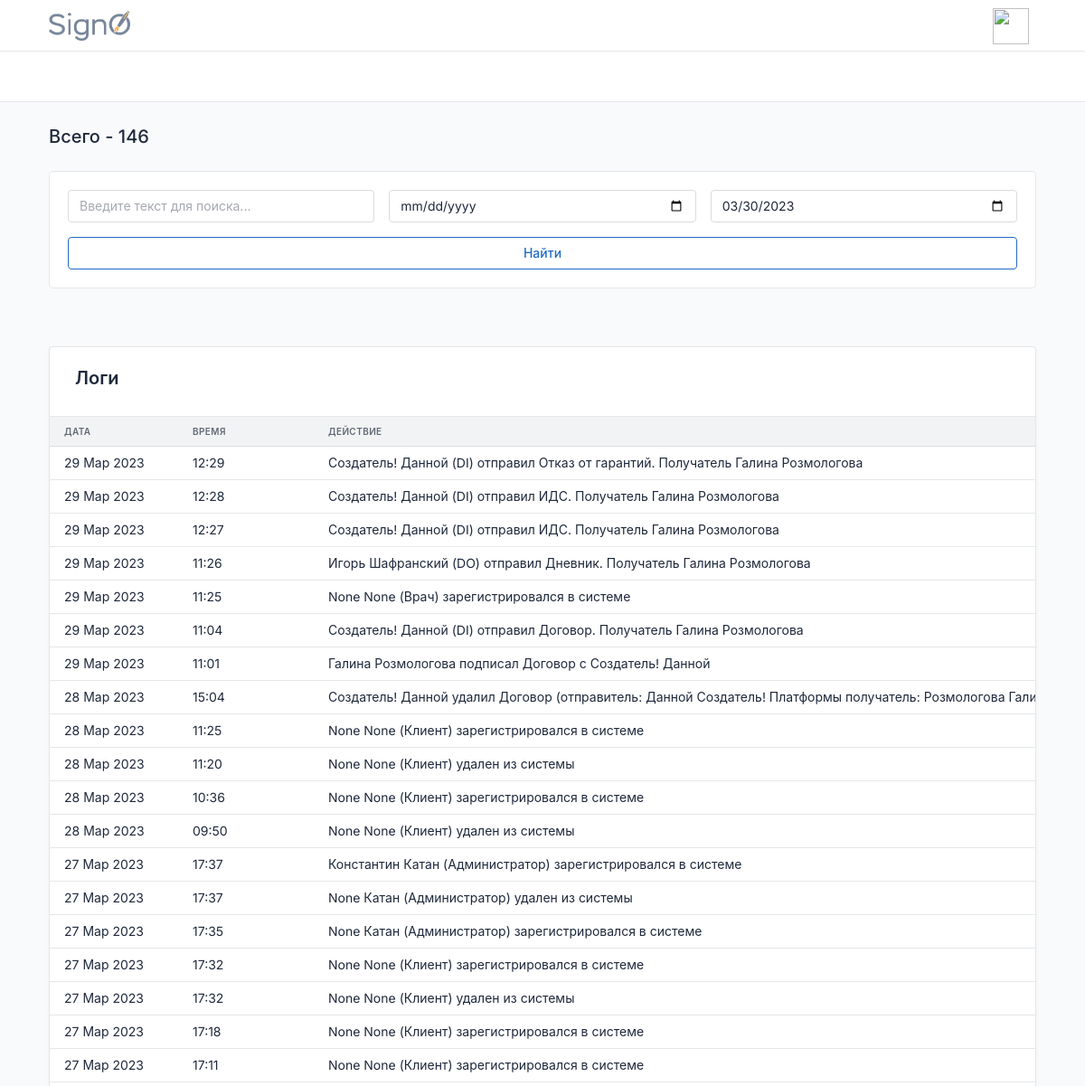
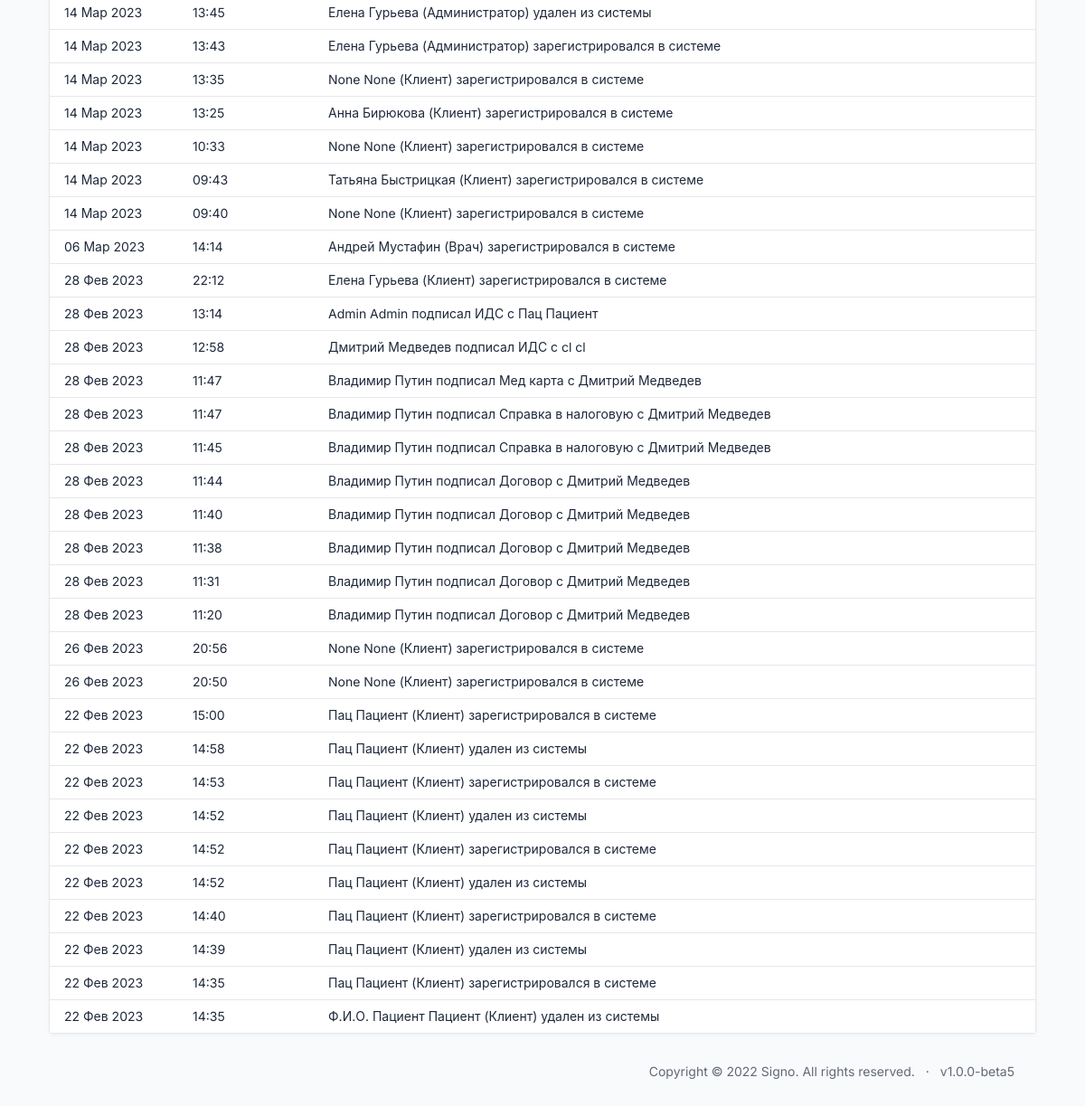
The page /id/user/logs/ on the database as committed earlier (2 pictures, top to bottom).
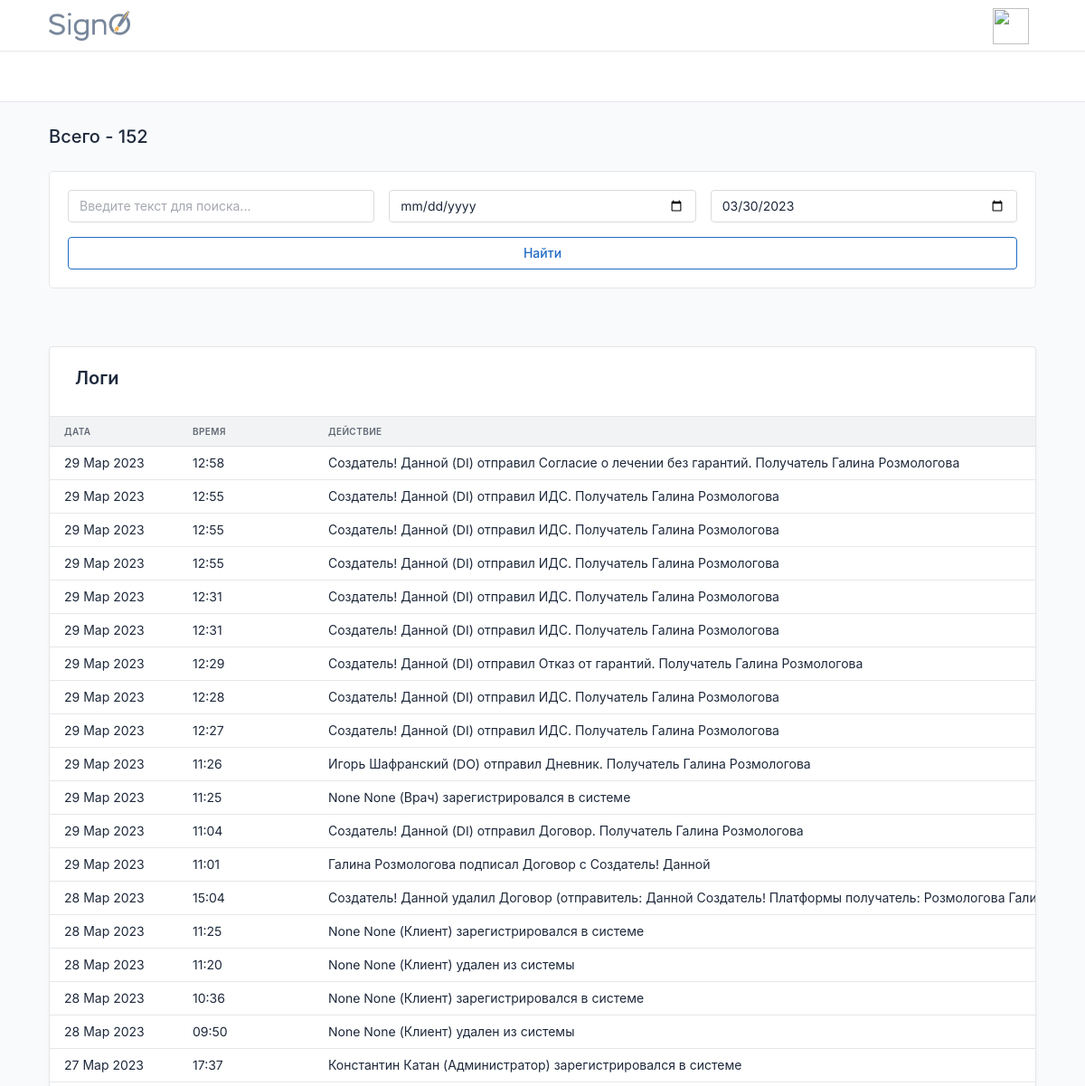
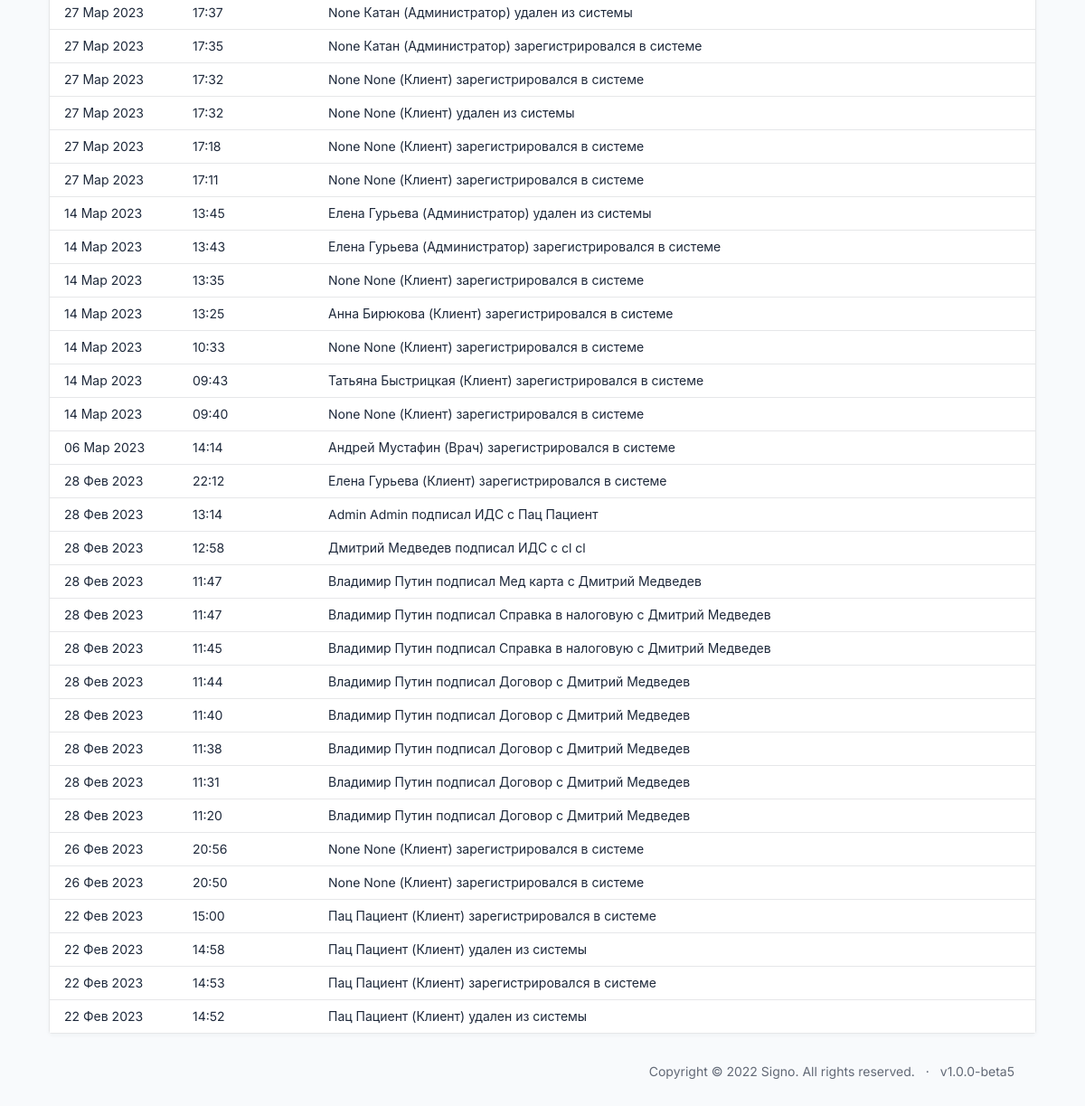
The same page on the database as committed later (2 pictures, top to bottom).
### users/models.py (models this page shows)
class Action(DateTimeMixin, models.Model):
    action = models.CharField(max_length=255)
    class Meta:
        ordering = ['-pub_date']

### users/views.py (the view)
# urls.py: path('user/logs/', LogsView.as_view(), name='logs',)
class LogsView(View):
    def get(self, request):
        actions = Action.objects.all().order_by('-pub_date')
        actions = filter_actions(request, actions)
        actions = paginate_list(request, actions, 50)
        context = {
            'title': f'Всего - {Action.objects.all().count()}',
            'actions': actions,
        }
        return render(request, 'users/logs.html', context=context)

### documents/services.py (called while the page is built)
def filter_actions(request, actions):
    search_name = request.GET.get('search') or ''
    period = request.GET.get('period')
    actions = Action.objects.filter(action__icontains=search_name)
    if period:
        start_date, end_date = get_dates(period, actions)
        actions = actions.filter(pub_date__range=[start_date, end_date])
    sort_filter = request.GET.get('sort')
    if sort_filter:
        all_documents = all_documents.order_by(sort_filter)
    return actions

### utils/services.py (called while the page is built)
def paginate_list(request, list, page_len):
    paginator = Paginator(list, page_len)
    page_number = request.GET.get('page')
    return paginator.get_page(page_number)

### utils/templatetags/extra_tags.py (called while the page is built)
@register.simple_tag(takes_context=True)
def update_query_params(context, url=None, **kwargs):
    if url is None:
        url_before = context['request'].get_full_path()
    else:
        url_before = url
    url_after = _update_query_params(url_before, **kwargs)
    return url_after

### users/templates/users/logs.html
{% extends 'index.html' %}
{% load static %}
{% block content %}
{% include 'common/_info_box_logs.html' %}
{% include 'common/_logs_table.html' %}
{% endblock %}

### templates/common/_logs_table.html (shortened to what this page needs)
{% load static %}
{% load extra_tags %}
<div class="card mt-5" >
  <div class="card-header">
      <h2><a class="nav-link" href="{%url 'logs'%}" >Логи</a></h2>
  </div>
  <div class="table-responsive">
      <table class="table card-table table-vcenter text-nowrap datatable bg-white">
        <thead>
          <tr>
            <th id="th-date" style='min-width:150px;'>Дата</th>
            <th id="th-time" style='min-width:150px;'>Время</th>
            <th id="th-action">Действие</th>
          </tr>
        </thead>
        <tbody class="lazy-loading-logs">
        {% for action in actions %}
          <tr class="lazy-row-logs">
            <td>{{action.pub_date|date:"d M Y" }}</td>
            <td>{{action.pub_date|date:'H:i' }}</td>
            <td>{{action.action }}</td>
          </tr>
        {%endfor%}
        </tbody>
      </table>
    </div>
</div>

Rows that differ between the two databases and show on the page:
no longer on this page (row unchanged): Action: pub_date "22 Фев 2023", pub_date "14:52", action "Пац Пациент (Клиент) зарегистрировался в системе"
no longer on this page (row unchanged): Action: pub_date "22 Фев 2023", pub_date "14:52", action "Пац Пациент (Клиент) удален из системы"
no longer on this page (row unchanged): Action: pub_date "22 Фев 2023", pub_date "14:40", action "Пац Пациент (Клиент) зарегистрировался в системе"
no longer on this page (row unchanged): Action: pub_date "22 Фев 2023", pub_date "14:39", action "Пац Пациент (Клиент) удален из системы"
no longer on this page (row unchanged): Action: pub_date "22 Фев 2023", pub_date "14:35", action "Пац Пациент (Клиент) зарегистрировался в системе"
no longer on this page (row unchanged): Action: pub_date "22 Фев 2023", pub_date "14:35", action "Ф.И.О. Пациент Пациент (Клиент) удален из системы"
added Action: pub_date "29 Мар 2023", pub_date "12:58", action "Создатель! Данной (DI) отправил Согласие о лечении без гарантий. Получатель Галина Розмологова"
added Action: pub_date "29 Мар 2023", pub_date "12:55", action "Создатель! Данной (DI) отправил ИДС. Получатель Галина Розмологова"
added Action: pub_date "29 Мар 2023", pub_date "12:55", action "Создатель! Данной (DI) отправил ИДС. Получатель Галина Розмологова"
added Action: pub_date "29 Мар 2023", pub_date "12:55", action "Создатель! Данной (DI) отправил ИДС. Получатель Галина Розмологова"
added Action: pub_date "29 Мар 2023", pub_date "12:31", action "Создатель! Данной (DI) отправил ИДС. Получатель Галина Розмологова"
added Action: pub_date "29 Мар 2023", pub_date "12:31", action "Создатель! Данной (DI) отправил ИДС. Получатель Галина Розмологова"
Other text that changed with them:
{{ title }}: "Всего - 146" → "Всего - 152"
